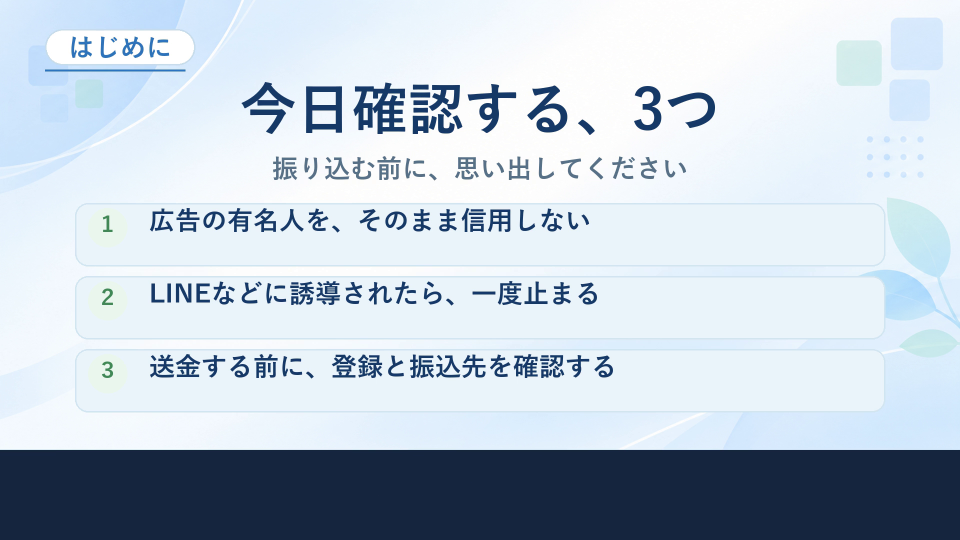
#> input picture episodes/008_investment_scam/work/qa_frames_draft_v1/scene_003.png, 1920 x 1080 px, found by its file name (shown at 1/2 size)
$ python diag_metrics.py
#> lines starting #> are read from the running program, lines starting #| are printed output that depends on the picture; after the words box and inside, x2 and y2 are one past the last pixel; in counts of white or black regions, pixels touching at a corner belong together
### scripts/scene_renderer_metrics.py
"""Measure raster-level layout proxies for the Phase 1.5 renderer review."""
from __future__ import annotations

import argparse
import json
from pathlib import Path
from typing import Any

from PIL import Image

try:
    import numpy as np
except ImportError:  # pragma: no cover - bundled workspace runtime includes numpy
    np = None  # type: ignore[assignment]

WIDTH, HEIGHT, ACTIVE_HEIGHT = 1920, 1080, 900


def bbox(mask: Any) -> tuple[int, int, int, int] | None:
    ys, xs = mask.nonzero()
    if len(xs) == 0:
        return None
    return int(xs.min()), int(ys.min()), int(xs.max() + 1), int(ys.max() + 1)


def bands(mask: Any, min_row_pixels: int = 8) -> list[dict[str, int]]:
    row_counts = mask.sum(axis=1)
    rows = row_counts >= min_row_pixels
    groups: list[tuple[int, int]] = []
    start: int | None = None
    for index, active in enumerate(rows.tolist() + [False]):
        if active and start is None:
            start = index
        elif not active and start is not None:
            if index - start >= 2:
                groups.append((start, index))
            start = None
    result: list[dict[str, int]] = []
    for top, bottom in groups:
        region = mask[top:bottom]
        current_bbox = bbox(region)
        if current_bbox is None:
            continue
        left, _top, right, _bottom = current_bbox
        result.append(
            {
                "top": top,
                "bottom": bottom,
                "height": bottom - top,
                "left": left,
                "right": right,
                "width": right - left,
                "pixels": int(region.sum()),
            }
        )
    return result


def largest_coarse_component(mask: Any) -> tuple[int, tuple[int, int, int, int] | None]:
    height, width = mask.shape
    visited = set()
    best_area = 0
    best_box: tuple[int, int, int, int] | None = None
    for y in range(height):
        for x in range(width):
            if not mask[y, x] or (x, y) in visited:
                continue
            stack = [(x, y)]
            visited.add((x, y))
            points: list[tuple[int, int]] = []
            while stack:
                px, py = stack.pop()
                points.append((px, py))
                for nx in range(max(0, px - 1), min(width, px + 2)):
                    for ny in range(max(0, py - 1), min(height, py + 2)):
                        if mask[ny, nx] and (nx, ny) not in visited:
                            visited.add((nx, ny))
                            stack.append((nx, ny))
            if len(points) > best_area:
                best_area = len(points)
                xs = [point[0] for point in points]
                ys = [point[1] for point in points]
                best_box = (min(xs), min(ys), max(xs) + 1, max(ys) + 1)
    return best_area, best_box


def measure(path: Path) -> dict[str, Any]:
    if np is None:
        raise SystemExit("numpy is required for scene metrics")
    image = Image.open(path).convert("RGB")
#> image is the input picture: PIL image 1920x1080 RGB; mean R, G, B 190.1, 202.1, 214.1
    array = np.asarray(image)
    active = array[:ACTIVE_HEIGHT]
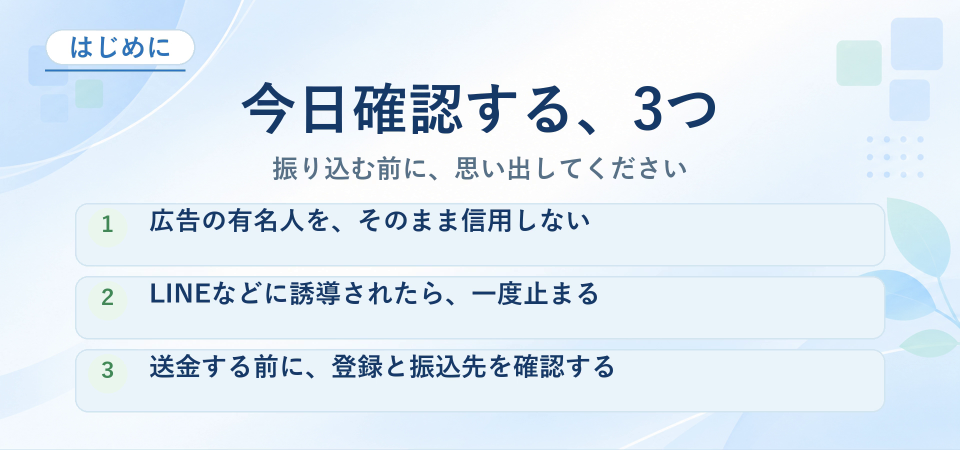
#> active: shape (900, 1920, 3) (shown at 1/2 size); mean R, G, B 223.9, 235.1, 244.5
    luminance = active.mean(axis=2)
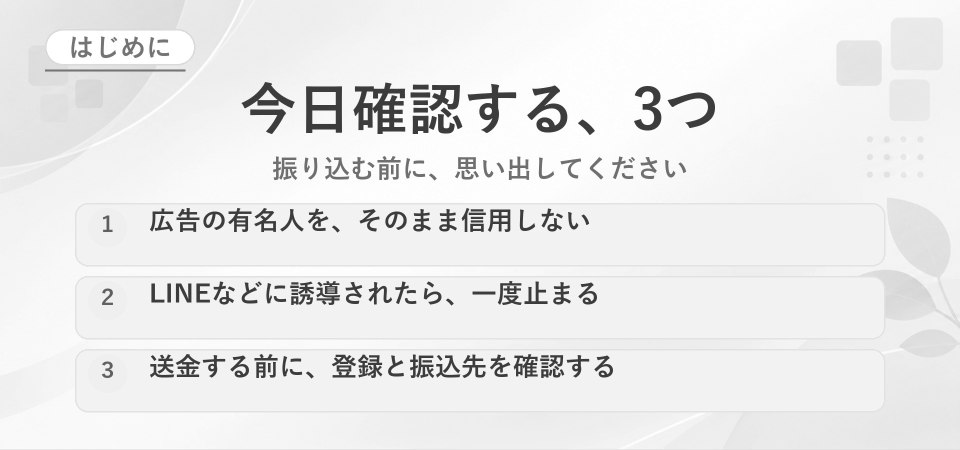
#> luminance: shape (900, 1920) float64 (shown at 1/2 size); min 49, max 255, mean 234.5
    spread = active.max(axis=2) - active.min(axis=2)
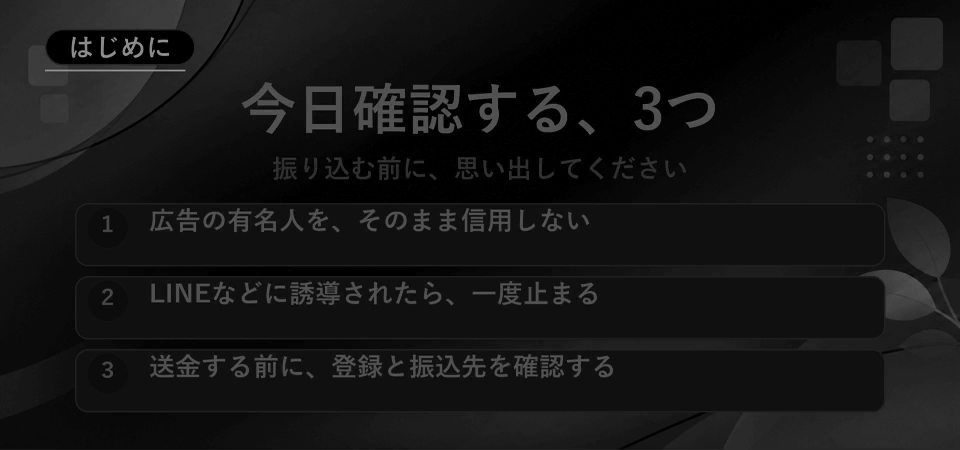
#> spread: shape (900, 1920) (shown at 1/2 size); min 0, max 154, mean 20.8
    dark = (active[:, :, 0] < 105) & (active[:, :, 1] < 155) & (active[:, :, 2] < 215)
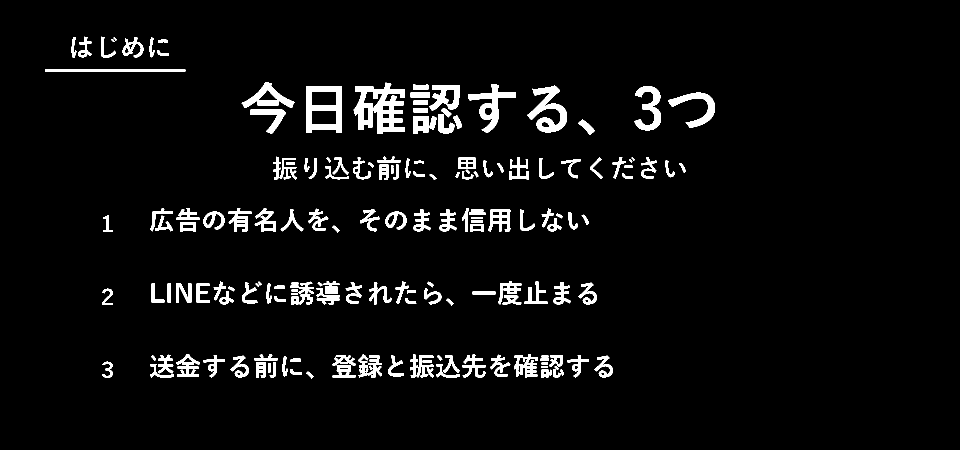
#> dark: shape (900, 1920) bool (shown at 1/2 size); 4.6% white; 176 white regions, largest, box (x1, y1, x2, y2) and area: (707, 165, 810, 268) 5526, (612, 173, 684, 266) 3804, (1055, 171, 1134, 265) 3184
    nonwhite = (active.min(axis=2) < 242) | (spread > 18)
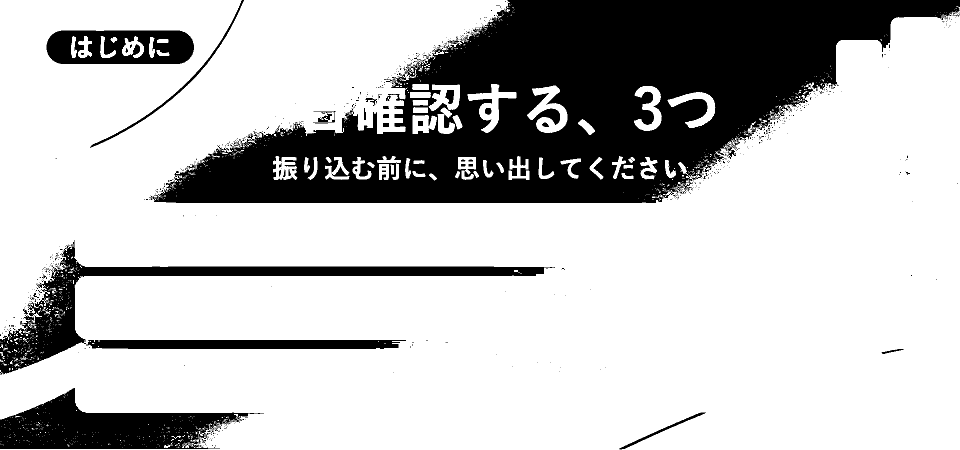
#> nonwhite: shape (900, 1920) bool (shown at 1/2 size); 75.2% white; 703 black regions (658 under 20 px), largest, box (x1, y1, x2, y2) and area: (298, 0, 1920, 406) 327960, (0, 480, 1110, 749) 34971, (0, 776, 528, 898) 32530
    color = (spread > 22) & (active.mean(axis=2) < 248)
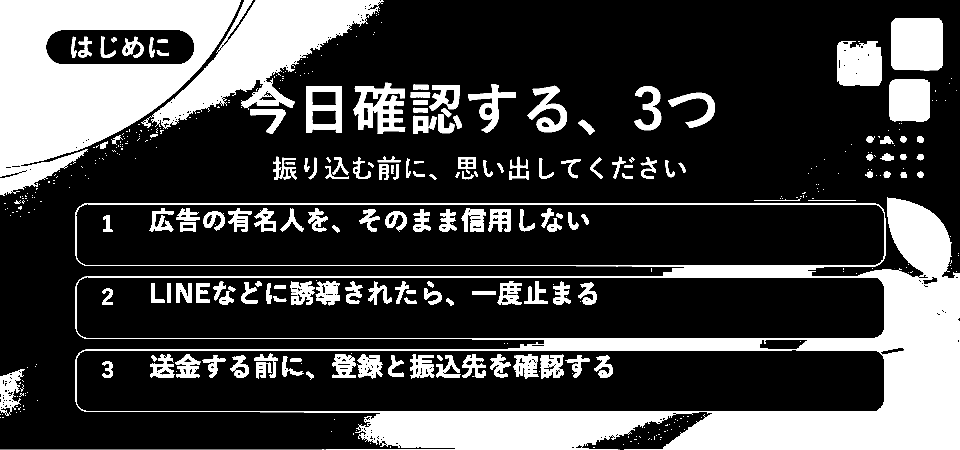
#> color: shape (900, 1920) bool (shown at 1/2 size); 26.8% white; 412 white regions (248 under 20 px), largest, box (x1, y1, x2, y2) and area: (0, 394, 1920, 900) 188489, (0, 0, 482, 392) 99682, (282, 0, 768, 258) 45258
    dark_bands = bands(dark)
#> in bands, `row_counts = mask.sum(axis=1)`: row_counts = 900 values, max 492 at index 750, min 0 at index 0, mean 88.45
#> after the loop in bands, `for index, active in enumerate(rows.tolist() + [False]):`: groups = [(74, 116), (139, 143), (165, 268), (314, 360), (416, 464), (562, 610), (708, 756)]
#> the loop in bands, `for top, bottom in groups:` made 7 passes
#> (top, bottom, current_bbox, left, right) on passes 1 to 7: (74, 116, (143, 0, 338, 42), 143, 338), (139, 143, (90, 0, 371, 4), 90, 371), (165, 268, (483, 0, 1430, 103), 483, 1430), (314, 360, (547, 0, 1372, 46), 547, 1372), (416, 464, (206, 0, 1178, 48), 206, 1178), (562, 610, (204, 0, 1194, 48), 204, 1194), (708, 756, (204, 0, 1226, 48), 204, 1226)
#> after the loop in bands, `for top, bottom in groups:`: result = 7 items
#> dark_bands = 7 items
    headline_bands = [
        band for band in dark_bands
        if 50 <= band["top"] < 620 and band["pixels"] >= 60
    ]
#> headline_bands = 6 items
    headline_candidates = [
        band for band in dark_bands
        if 70 <= band["top"] < 420
        and band["height"] >= 35
        and band["width"] >= 250
        and band["pixels"] >= 500
    ]
#> headline_candidates = 3 items
    headline_first = min(
        headline_candidates,
        key=lambda band: band["top"],
        default={"height": 0, "width": 0, "left": 0, "right": 0, "top": 0, "bottom": 0, "pixels": 0},
    )
#> headline_first = {'top': 165, 'bottom': 268, 'height': 103, 'left': 483, 'right': 1430, 'width': 947, 'pixels': 28522}
    headline = max(
        headline_bands,
        key=lambda band: (band["width"] * band["height"], band["pixels"]),
        default={"height": 0, "width": 0, "left": 0, "right": 0, "top": 0, "bottom": 0, "pixels": 0},
    )
#> headline has the same summary as headline_first
    coarse_h, coarse_w = 90, 120
    coarse_color = color.reshape(coarse_h, ACTIVE_HEIGHT // coarse_h, coarse_w, WIDTH // coarse_w).mean(axis=(1, 3)) > 0.12
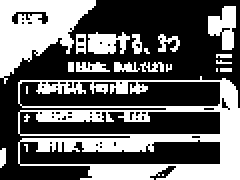
#> coarse_color: shape (90, 120) bool (shown 2 times larger); 38.6% white; 22 white regions (11 under 20 px), largest, box (x1, y1, x2, y2) and area: (9, 38, 120, 90) 2359, (0, 0, 48, 42) 1072, (104, 3, 118, 25) 198
    component_area, component_box = largest_coarse_component(coarse_color)
#> component_area = 2359; component_box = (9, 38, 120, 90)
    current_bbox = bbox(nonwhite)
#> current_bbox = (0, 0, 1920, 900)
    return {
        "path": str(path),
        "width": int(image.width),
        "height": int(image.height),
        "dark_area_ratio": round(float(dark.mean()), 5),
        "color_area_ratio": round(float(color.mean()), 5),
        "active_nonwhite_ratio": round(float(nonwhite.mean()), 5),
        "active_bbox": current_bbox,
        "active_bbox_area_ratio": round(
            ((current_bbox[2] - current_bbox[0]) * (current_bbox[3] - current_bbox[1]) / (WIDTH * ACTIVE_HEIGHT))
            if current_bbox else 0,
            5,
        ),
        "headline_band_height_px": int(headline["height"]),
        "headline_band_width_px": int(headline["width"]),
        "headline_width_ratio": round(float(headline["width"] / WIDTH), 5),
        "headline_raster_height_px": int(headline_first["height"]),
        "headline_raster_width_px": int(headline_first["width"]),
        "headline_raster_top_px": int(headline_first["top"]),
        "headline_band_count": len(headline_bands),
        "small_dark_band_count": sum(1 for band in dark_bands if band["height"] <= 20 and band["pixels"] >= 20),
        "largest_color_component_area_ratio": round(float(component_area / (coarse_h * coarse_w)), 5),
        "largest_color_component_box": component_box,
    }


def scene_paths(folder: Path) -> list[Path]:
    return sorted(folder.glob("scene_[0-9][0-9][0-9].png"))


# [40 lines left out: functions summarize, main, not called in this run]


# [2 lines that do not run on import are left out]

### episodes/008_investment_scam/work/visual_review/diag_metrics.py
# -*- coding: utf-8 -*-
import sys
sys.path.insert(0, r'C:/Codex/260829_youtube-anshin/scripts')
sys.stdout.reconfigure(encoding='utf-8')
from scene_renderer_metrics import measure, bands
from pathlib import Path
import numpy as np
from PIL import Image
old = Path(r'C:/Codex/260829_youtube-anshin/episodes/008_investment_scam/work/visual_review/before_render/scene_003.png')
new = Path(r'C:/Codex/260829_youtube-anshin/episodes/008_investment_scam/work/rendered_final_scenes/scene_003.png')
for tag, p in [('OLD', old), ('NEW', new)]:
    m = measure(p)
#> m = 18 items
    a = np.asarray(Image.open(p).convert('RGB'))[:900]
    dark = (a[:,:,0]<105)&(a[:,:,1]<155)&(a[:,:,2]<215)
    bs = bands(dark)
#> the loop in bands (call 2), `for top, bottom in groups:` made 7 passes
#> bs = 7 items
    print(tag, 'raster_h:', m['headline_raster_height_px'], 'bands:', len(bs), 'top3:', [(b['top'], b['bottom'], b['pixels']) for b in bs[:3]])
#| OLD raster_h: 103 bands: 7 top3: [(74, 116, 2317), (139, 143, 1124), (165, 268, 28522)]
#> pass 2 of the loop `for tag, p in [('OLD', old), ('NEW', new)]:`:
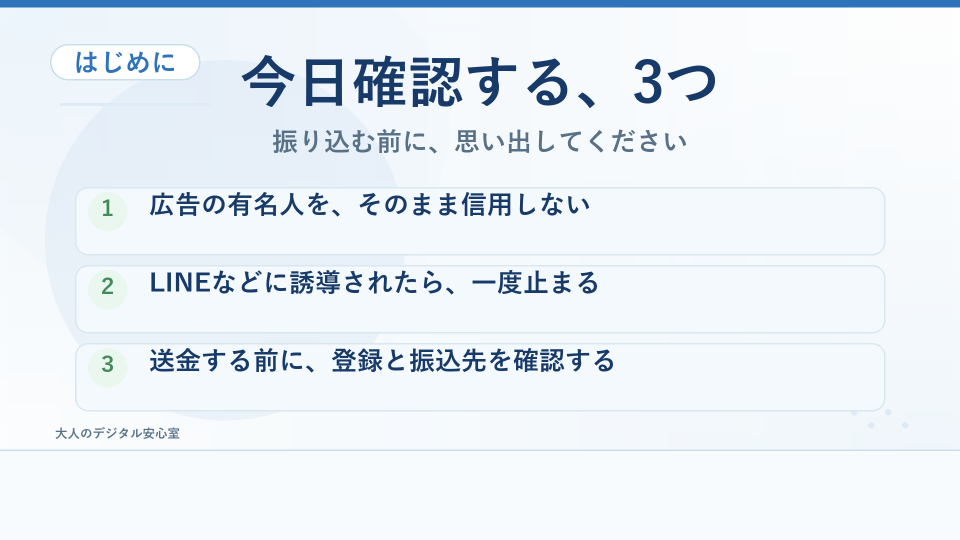
#> input picture episodes/008_investment_scam/work/rendered_final_scenes/scene_003.png, 1920 x 1080 px, found by its file name (shown at 1/2 size)
#> in measure, image is the input picture: PIL image 1920x1080 RGB; mean R, G, B 231.9, 239.2, 245.5
#> in measure (call 2), `dark = (active[:, :, 0] < 105) & (active[:, :, 1] < 155) & (active[:, ..`:
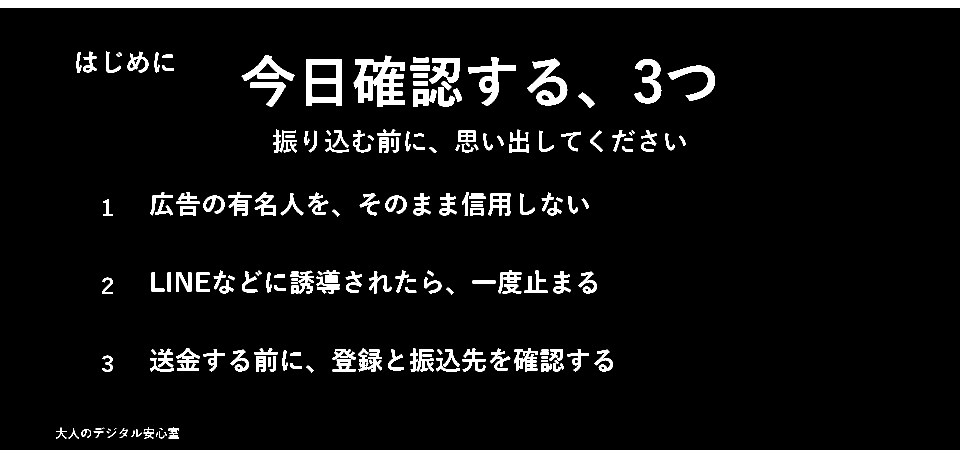
#> dark: shape (900, 1920) bool (shown at 1/2 size); 6.3% white; 201 white regions (9 under 20 px), largest, box (x1, y1, x2, y2) and area: (0, 0, 1920, 15) 28800, (707, 111, 810, 214) 5531, (612, 119, 684, 212) 3778
#> nonwhite: shape (900, 1920) bool; 29.3% white; 144 white regions, largest, box (x1, y1, x2, y2) and area: (0, 0, 1920, 900) 414145, (176, 384, 255, 463) 4889, (176, 540, 255, 619) 4889
#> color: shape (900, 1920) bool; 7.3% white; 188 white regions (3 under 20 px), largest, box (x1, y1, x2, y2) and area: (0, 0, 1920, 15) 28800, (707, 111, 811, 214) 5983, (612, 118, 684, 212) 4003
#> headline_bands = 4 items
#> headline_first = {'top': 104, 'bottom': 214, 'height': 110, 'left': 153, 'right': 1430, 'width': 1277, 'pixels': 30941}
#> headline has the same summary as headline_first
#> in measure (call 2), `coarse_color = color.reshape(coarse_h, ACTIVE_HEIGHT // coarse_h, coar..`:
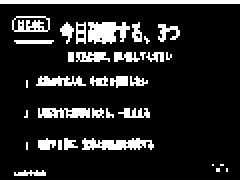
#> coarse_color: shape (90, 120) bool (shown 2 times larger); 14% white; 35 white regions (13 under 20 px), largest, box (x1, y1, x2, y2) and area: (0, 0, 120, 2) 240, (44, 11, 65, 22) 167, (41, 69, 77, 75) 149
#> component_area = 240; component_box = (0, 0, 120, 2)
#| NEW raster_h: 110 bands: 7 top3: [(0, 15, 28800), (104, 214, 30941), (259, 306, 8724)]
